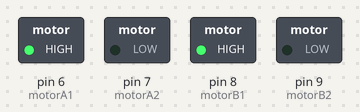
Recording of a sketch running on a simulated Arduino Uno, built with avr-gcc and run on an emulated ATmega328P. On the bench: switched loads named in the sketch (green lamp = pin HIGH).

Above: at 0.1 s.
Timing chart, 0 to 1.6 s (numbered marks = the images above):
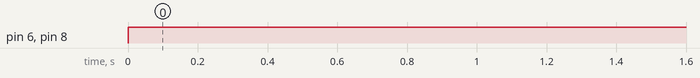

The sketch:

seguidor-de-linha.ino
```cpp
const int motorA1 =  6;
const int motorA2  = 7;
const int motorB1 =  8;
const int motorB2 =  9;

void girarFrente() {
  digitalWrite( motorA1 , HIGH);
  digitalWrite( motorA2 , LOW);

  digitalWrite( motorB1 , HIGH);
  digitalWrite( motorB2 , LOW);
  }

void parar() {
  digitalWrite( motorA1 , LOW);
  digitalWrite( motorA2 , LOW);

  digitalWrite( motorB1 , LOW);
  digitalWrite( motorB2 , LOW);
  }

void girarTras() {
  digitalWrite( motorA1 , LOW);
  digitalWrite( motorA2 , HIGH);

  digitalWrite( motorB1 , LOW);
  digitalWrite( motorB2 , HIGH);
  }

void setup() {
  pinMode( motorA1 , OUTPUT);
  pinMode( motorA2 , OUTPUT);
  pinMode( motorB1 , OUTPUT);
  pinMode( motorB2 , OUTPUT);
}

void loop() {
  girarFrente();
}
```

Measured:
- by itself, pin 6 (motorA1), pin 8 (motorB1): LOW → HIGH at 0.00 s
